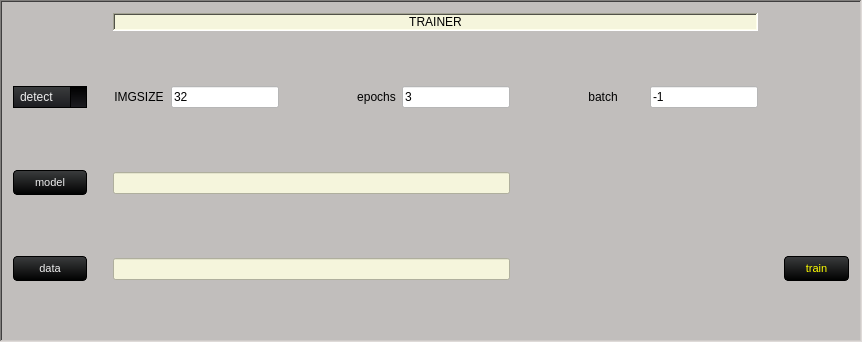
            <widget class="QFrame" name="ultralytics_section_frame_3">
             <property name="styleSheet">
              <string notr="true">background-color: rgb(193, 190, 188);</string>
             </property>
             <property name="frameShape">
              <enum>QFrame::WinPanel</enum>
             </property>
             <property name="frameShadow">
              <enum>QFrame::Sunken</enum>
             </property>
             <property name="lineWidth">
              <number>10</number>
             </property>
             <property name="midLineWidth">
              <number>10</number>
             </property>
             <layout class="QGridLayout" name="gridLayout_34">
              <item row="2" column="7">
               <widget class="QLineEdit" name="epochs_input">
                <property name="styleSheet">
                 <string notr="true">background-color: rgb(255, 255, 255);</string>
                </property>
                <property name="text">
                 <string>3</string>
                </property>
                <property name="cursorPosition">
                 <number>1</number>
                </property>
                <property name="clearButtonEnabled">
                 <bool>false</bool>
                </property>
               </widget>
              </item>
              <item row="3" column="3">
               <spacer name="verticalSpacer_158">
                <property name="orientation">
                 <enum>Qt::Vertical</enum>
                </property>
                <property name="sizeHint" stdset="0">
                 <size>
                  <width>20</width>
                  <height>40</height>
                 </size>
                </property>
               </spacer>
              </item>
              <item row="6" column="1">
               <spacer name="verticalSpacer_41">
                <property name="orientation">
                 <enum>Qt::Vertical</enum>
                </property>
                <property name="sizeHint" stdset="0">
                 <size>
                  <width>20</width>
                  <height>40</height>
                 </size>
                </property>
               </spacer>
              </item>
              <item row="2" column="3">
               <widget class="QLineEdit" name="imgsz_input">
                <property name="styleSheet">
                 <string notr="true">background-color: rgb(255, 255, 255);</string>
                </property>
                <property name="text">
                 <string>32</string>
                </property>
                <property name="cursorPosition">
                 <number>2</number>
                </property>
                <property name="clearButtonEnabled">
                 <bool>false</bool>
                </property>
               </widget>
              </item>
              <item row="4" column="2" colspan="6">
               <widget class="QLineEdit" name="pt_label">
                <property name="styleSheet">
                 <string notr="true">background-color: rgb(245, 245, 220);</string>
                </property>
               </widget>
              </item>
              <item row="2" column="12">
               <widget class="QLineEdit" name="batch_input">
                <property name="styleSheet">
                 <string notr="true">background-color: rgb(255, 255, 255);

alternate-background-color: rgb(0, 0, 0);</string>
                </property>
                <property name="text">
                 <string>-1</string>
                </property>
                <property name="cursorPosition">
                 <number>2</number>
                </property>
               </widget>
              </item>
              <item row="6" column="12">
               <spacer name="horizontalSpacer_3">
                <property name="orientation">
                 <enum>Qt::Horizontal</enum>
                </property>
                <property name="sizeHint" stdset="0">
                 <size>
                  <width>40</width>
                  <height>20</height>
                 </size>
                </property>
               </spacer>
              </item>
              <item row="1" column="3">
               <spacer name="verticalSpacer_160">
                <property name="orientation">
                 <enum>Qt::Vertical</enum>
                </property>
                <property name="sizeHint" stdset="0">
                 <size>
                  <width>20</width>
                  <height>40</height>
                 </size>
                </property>
               </spacer>
              </item>
              <item row="1" column="0">
               <spacer name="horizontalSpacer_6">
                <property name="orientation">
                 <enum>Qt::Horizontal</enum>
                </property>
                <property name="sizeHint" stdset="0">
                 <size>
                  <width>40</width>
                  <height>20</height>
                 </size>
                </property>
               </spacer>
              </item>
              <item row="0" column="2" colspan="11">
               <widget class="QLabel" name="ultralytics_trainer_label">
                <property name="styleSheet">
                 <string notr="true">background-color: rgb(245, 245, 220);</string>
                </property>
                <property name="frameShape">
                 <enum>QFrame::WinPanel</enum>
                </property>
                <property name="frameShadow">
                 <enum>QFrame::Sunken</enum>
                </property>
                <property name="text">
                 <string>TRAINER</string>
                </property>
                <property name="alignment">
                 <set>Qt::AlignCenter</set>
                </property>
               </widget>
              </item>
              <item row="7" column="0">
               <spacer name="verticalSpacer_36">
                <property name="orientation">
                 <enum>Qt::Vertical</enum>
                </property>
                <property name="sizeHint" stdset="0">
                 <size>
                  <width>20</width>
                  <height>40</height>
                 </size>
                </property>
               </spacer>
              </item>
              <item row="2" column="1">
               <spacer name="verticalSpacer_35">
                <property name="orientation">
                 <enum>Qt::Vertical</enum>
                </property>
                <property name="sizeHint" stdset="0">
                 <size>
                  <width>20</width>
                  <height>40</height>
                 </size>
                </property>
               </spacer>
              </item>
              <item row="6" column="2" colspan="6">
               <widget class="QLineEdit" name="yaml_label">
                <property name="styleSheet">
                 <string notr="true">background-color: rgb(245, 245, 220);</string>
                </property>
               </widget>
              </item>
              <item row="6" column="0">
               <widget class="QPushButton" name="data_input">
                <property name="styleSheet">
                 <string notr="true">QPushButton {
    background-color: qlineargradient(spread:repeat, x1:1, y1:0, x2:1, y2:1, stop:0 rgb(59, 61, 62), stop:1 rgb(0, 0, 0));
    color: rgb(238, 238, 238);
    font-size: 11px;
    min-width: 53px;
    border-style: solid;
    border-width: 1px;
    border-radius: 4px;
    border-color: rgb(0, 0, 0);
    padding: 5px;
}

QPushButton:flat {
    background-color: transparent;
    border: none;
    color: rgb(238, 238, 238);
}

QPushButton:disabled {
    background-color: #404040;
    color: #656565;
    border-color: rgb(0, 0, 0);
}

QPushButton:hover {
    background-color: rgba(236, 157, 0, 51);
    border: 1px solid rgb(236, 157, 0);
}

QPushButton:pressed {
    background-color: qlineargradient(spread:repeat, x1:1, y1:0, x2:1, y2:1, stop:0 rgb(28, 28, 32), stop:1 rgb(0, 0, 0));
    border: 1px solid rgb(236, 157, 0);
}

QPushButton:checked {
    background-color: qlineargradient(spread:repeat, x1:1, y1:0, x2:1, y2:1, stop:0 rgb(28, 28, 32), stop:1 rgb(0, 0, 0));
    border: 1px solid #222;
}</string>
                </property>
                <property name="text">
                 <string>data</string>
                </property>
               </widget>
              </item>
              <item row="6" column="13">
               <spacer name="verticalSpacer_45">
                <property name="orientation">
                 <enum>Qt::Vertical</enum>
                </property>
                <property name="sizeHint" stdset="0">
                 <size>
                  <width>20</width>
                  <height>40</height>
                 </size>
                </property>
               </spacer>
              </item>
              <item row="2" column="4">
               <spacer name="horizontalSpacer_75">
                <property name="orientation">
                 <enum>Qt::Horizontal</enum>
                </property>
                <property name="sizeHint" stdset="0">
                 <size>
                  <width>40</width>
                  <height>20</height>
                 </size>
                </property>
               </spacer>
              </item>
              <item row="2" column="5">
               <spacer name="verticalSpacer_47">
                <property name="orientation">
                 <enum>Qt::Vertical</enum>
                </property>
                <property name="sizeHint" stdset="0">
                 <size>
                  <width>20</width>
                  <height>40</height>
                 </size>
                </property>
               </spacer>
              </item>
              <item row="2" column="10">
               <widget class="QLabel" name="batch_label">
                <property name="styleSheet">
                 <string notr="true">QLabel
				{
					background-color: transparent;
					color: black /*txt*/;
				}</string>
                </property>
                <property name="frameShadow">
                 <enum>QFrame::Sunken</enum>
                </property>
                <property name="text">
                 <string>batch</string>
                </property>
                <property name="alignment">
                 <set>Qt::AlignCenter</set>
                </property>
               </widget>
              </item>
              <item row="6" column="14">
               <widget class="QPushButton" name="train2">
                <property name="styleSheet">
                 <string notr="true">
QPushButton {
    background-color: qlineargradient(spread:repeat, x1:1, y1:0, x2:1, y2:1, stop:0 rgb(59, 61, 62), stop:1 rgb(0, 0, 0));
    color:  rgb(255, 255, 0);
    font-size: 11px;
    min-width: 53px;
    border-style: solid;
    border-width: 1px;
    border-radius: 4px;
    border-color: rgb(0, 0, 0);
    padding: 5px;
}

QPushButton:flat {
    background-color: transparent;
    border: none;
    color: rgb(238, 238, 238);
}

QPushButton:disabled {
    background-color: #404040;
    color: #656565;
    border-color: rgb(0, 0, 0);
}

QPushButton:hover {
    background-color: rgba(236, 157, 0, 51);
    border: 1px solid rgb(236, 157, 0);
}

QPushButton:pressed {
    background-color: qlineargradient(spread:repeat, x1:1, y1:0, x2:1, y2:1, stop:0 rgb(28, 28, 32), stop:1 rgb(0, 0, 0));
    border: 1px solid rgb(236, 157, 0);
}

QPushButton:checked {
    background-color: qlineargradient(spread:repeat, x1:1, y1:0, x2:1, y2:1, stop:0 rgb(28, 28, 32), stop:1 rgb(0, 0, 0));
    border: 1px solid #222;
}</string>
                </property>
                <property name="text">
                 <string>train</string>
                </property>
               </widget>
              </item>
              <item row="2" column="6">
               <widget class="QLabel" name="epochs_label">
                <property name="styleSheet">
                 <string notr="true">QLabel
				{
					background-color: transparent;
					color: black /*txt*/;
				}</string>
                </property>
                <property name="frameShadow">
                 <enum>QFrame::Raised</enum>
                </property>
                <property name="text">
                 <string>epochs</string>
                </property>
                <property name="alignment">
                 <set>Qt::AlignCenter</set>
                </property>
               </widget>
              </item>
              <item row="4" column="0">
               <widget class="QPushButton" name="model_input">
                <property name="styleSheet">
                 <string notr="true">QPushButton {
    background-color: qlineargradient(spread:repeat, x1:1, y1:0, x2:1, y2:1, stop:0 rgb(59, 61, 62), stop:1 rgb(0, 0, 0));
    color: rgb(238, 238, 238);
    font-size: 11px;
    min-width: 53px;
    border-style: solid;
    border-width: 1px;
    border-radius: 4px;
    border-color: rgb(0, 0, 0);
    padding: 5px;
}

QPushButton:flat {
    background-color: transparent;
    border: none;
    color: rgb(238, 238, 238);
}

QPushButton:disabled {
    background-color: #404040;
    color: #656565;
    border-color: rgb(0, 0, 0);
}

QPushButton:hover {
    background-color: rgba(236, 157, 0, 51);
    border: 1px solid rgb(236, 157, 0);
}

QPushButton:pressed {
    background-color: qlineargradient(spread:repeat, x1:1, y1:0, x2:1, y2:1, stop:0 rgb(28, 28, 32), stop:1 rgb(0, 0, 0));
    border: 1px solid rgb(236, 157, 0);
}

QPushButton:checked {
    background-color: qlineargradient(spread:repeat, x1:1, y1:0, x2:1, y2:1, stop:0 rgb(28, 28, 32), stop:1 rgb(0, 0, 0));
    border: 1px solid #222;
}</string>
                </property>
                <property name="text">
                 <string>model</string>
                </property>
               </widget>
              </item>
              <item row="4" column="1">
               <spacer name="verticalSpacer_40">
                <property name="orientation">
                 <enum>Qt::Vertical</enum>
                </property>
                <property name="sizeHint" stdset="0">
                 <size>
                  <width>20</width>
                  <height>40</height>
                 </size>
                </property>
               </spacer>
              </item>
              <item row="2" column="13">
               <spacer name="verticalSpacer_48">
                <property name="orientation">
                 <enum>Qt::Vertical</enum>
                </property>
                <property name="sizeHint" stdset="0">
                 <size>
                  <width>20</width>
                  <height>40</height>
                 </size>
                </property>
               </spacer>
              </item>
              <item row="2" column="2">
               <widget class="QLabel" name="imagesize_label">
                <property name="layoutDirection">
                 <enum>Qt::LeftToRight</enum>
                </property>
                <property name="styleSheet">
                 <string notr="true">QLabel
				{
					background-color: transparent;
					color: black /*txt*/;
				}</string>
                </property>
                <property name="frameShape">
                 <enum>QFrame::Panel</enum>
                </property>
                <property name="frameShadow">
                 <enum>QFrame::Sunken</enum>
                </property>
                <property name="text">
                 <string>IMGSIZE</string>
                </property>
                <property name="textFormat">
                 <enum>Qt::RichText</enum>
                </property>
                <property name="alignment">
                 <set>Qt::AlignCenter</set>
                </property>
               </widget>
              </item>
              <item row="2" column="8">
               <spacer name="verticalSpacer_46">
                <property name="orientation">
                 <enum>Qt::Vertical</enum>
                </property>
                <property name="sizeHint" stdset="0">
                 <size>
                  <width>20</width>
                  <height>40</height>
                 </size>
                </property>
               </spacer>
              </item>
              <item row="2" column="14">
               <spacer name="horizontalSpacer_79">
                <property name="orientation">
                 <enum>Qt::Horizontal</enum>
                </property>
                <property name="sizeHint" stdset="0">
                 <size>
                  <width>40</width>
                  <height>20</height>
                 </size>
                </property>
               </spacer>
              </item>
              <item row="2" column="9">
               <spacer name="horizontalSpacer_78">
                <property name="orientation">
                 <enum>Qt::Horizontal</enum>
                </property>
                <property name="sizeHint" stdset="0">
                 <size>
                  <width>40</width>
                  <height>20</height>
                 </size>
                </property>
               </spacer>
              </item>
              <item row="5" column="2">
               <spacer name="verticalSpacer_159">
                <property name="orientation">
                 <enum>Qt::Vertical</enum>
                </property>
                <property name="sizeHint" stdset="0">
                 <size>
                  <width>20</width>
                  <height>40</height>
                 </size>
                </property>
               </spacer>
              </item>
              <item row="2" column="0">
               <widget class="QComboBox" name="task">
                <property name="styleSheet">
                 <string notr="true">				QComboBox
				{
					background-color: qlineargradient(spread:repeat, x1:1, y1:0, x2:1, y2:1, stop:0  rgb(59, 61, 62) /*bg_alt*/,stop:1 rgb(28, 28, 32) /*bg_prim*/);
					border: 1px solid #000;
					padding-left: 6px;
					color: rgb(238, 238, 238) /*txt*/;
					height: 20px;
				}
				QComboBox::disabled
				{
					background-color: #404040;
					color: #656565;
					border-color: rgb(0, 0, 0) /*bg_gen*/;
				}
				QComboBox:on
				{
					background-color: rgb(236, 157, 0) /*accent*/;
					color: rgb(28, 28, 28) /*txt_bg*/;
				}
				QComboBox QAbstractItemView
				{
					background-color: rgb(28, 28, 32) /*bg_prim*/;
					color: rgb(238, 238, 238) /*txt*/;
					border: 1px solid black;
					selection-background-color: rgb(236, 157, 0) /*accent*/;
					outline: 0;
				}
				QComboBox::drop-down
				{
					background-color: qlineargradient(spread:repeat, x1:1, y1:0, x2:1, y2:1, stop:0  rgb(0, 0, 0) /*bg_gen*/,stop:1 rgb(28, 28, 32) /*bg_prim*/);
					subcontrol-origin: padding;
					subcontrol-position: top right;
					width: 15px;
					border-left-width: 1px;
					border-left-color: black;
					border-left-style: solid; 
				}
				QComboBox::down-arrow
				{
					image: url(:/16x16/icons/16x16/down.gif);
					width: 8px;
					height: 8px;
				}</string>
                </property>
                <item>
                 <property name="text">
                  <string>detect</string>
                 </property>
                </item>
                <item>
                 <property name="text">
                  <string>segment</string>
                 </property>
                </item>
                <item>
                 <property name="text">
                  <string>classify</string>
                 </property>
                </item>
               </widget>
              </item>
              <item row="2" column="11">
               <spacer name="verticalSpacer_49">
                <property name="orientation">
                 <enum>Qt::Vertical</enum>
                </property>
                <property name="sizeHint" stdset="0">
                 <size>
                  <width>20</width>
                  <height>40</height>
                 </size>
                </property>
               </spacer>
              </item>
             </layout>
            </widget>
